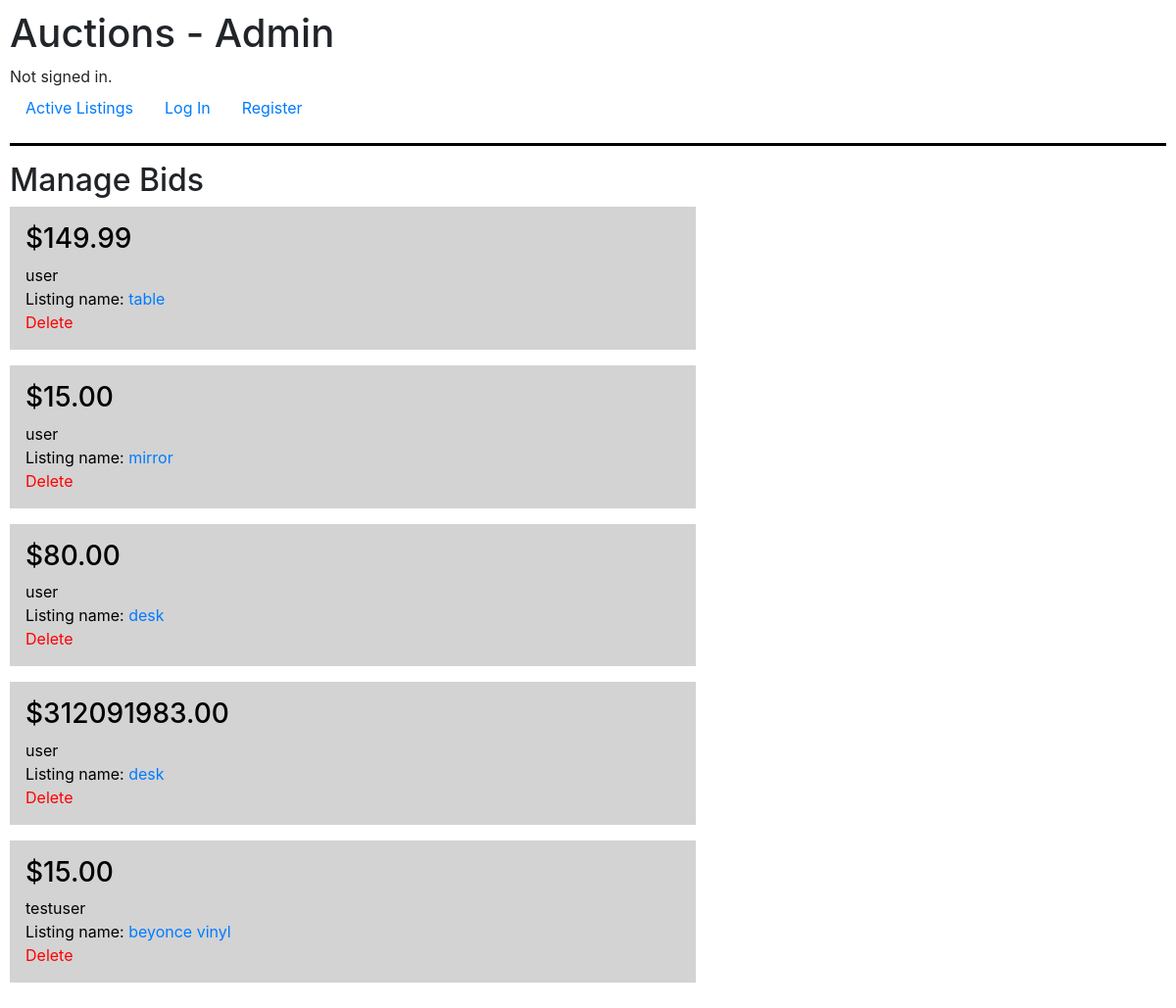
Before: /admin_bids with the older database file.
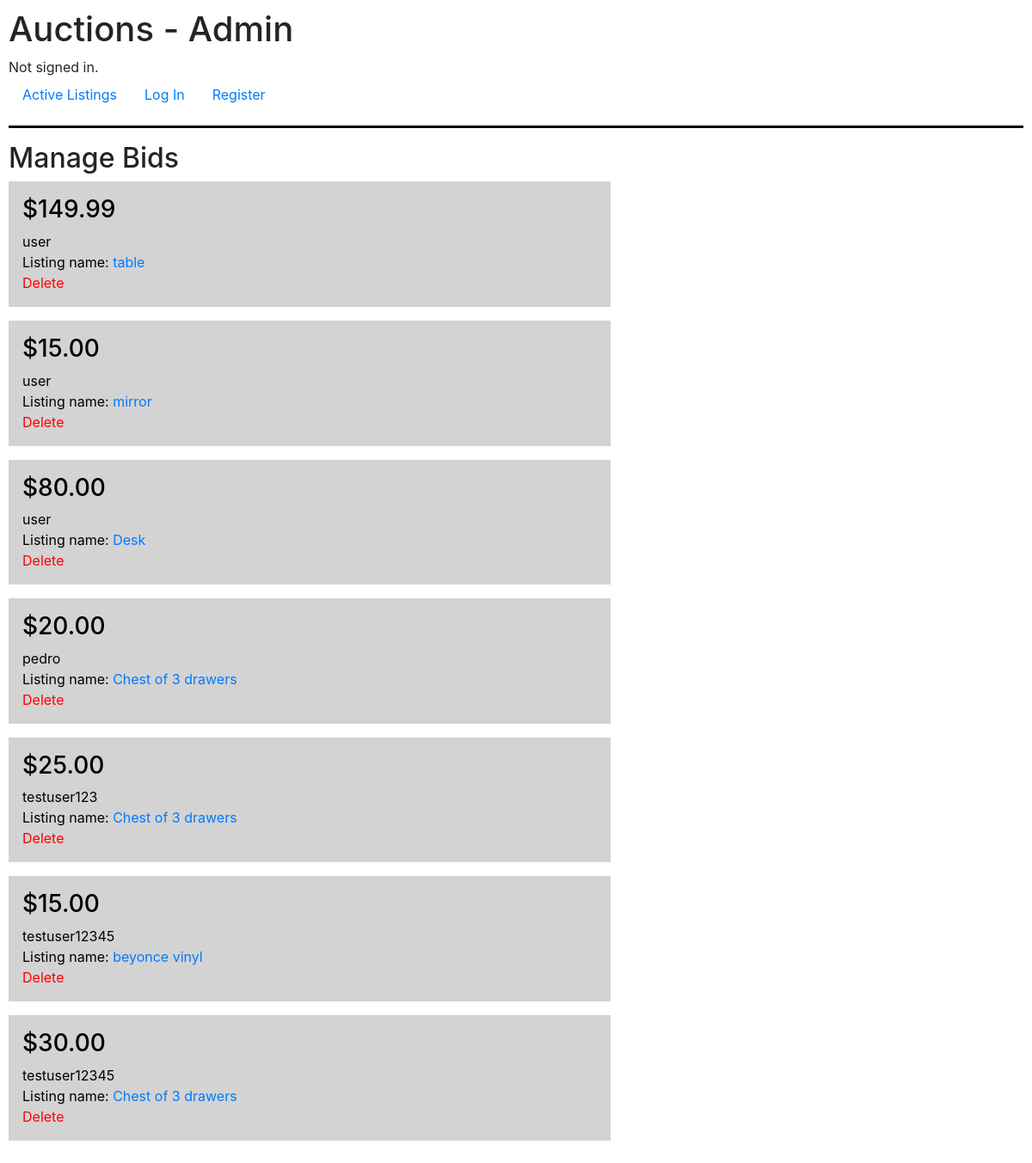
After: the same page with the newer database file.
### auctions/models.py (models this page shows)
class Bid(models.Model):
    user = models.ForeignKey(User, on_delete=models.CASCADE)
    listing = models.ForeignKey(Listing, on_delete=models.CASCADE)
    amount = models.FloatField()

class User(AbstractUser):
    pass

class Listing(models.Model):
    user = models.ForeignKey(User, on_delete=models.CASCADE)
    title = models.CharField(max_length=20)
    description = models.CharField(max_length=200)
    image = models.URLField(default="https://www.salonlfc.com/wp-content/uploads/2018/01/image-not-found-scaled-1150x647.png")
    category = models.ForeignKey(Category, on_delete=models.CASCADE)
    starting_bid = models.FloatField()
    current_bid = models.FloatField(default=starting_bid)
    start = models.DateTimeField(default=datetime.datetime.now())
    open = models.BooleanField(default=True)

### auctions/views.py (the view)
# urls.py: path("admin_bids", views.admin_bids, name="admin_bids"),
def admin_bids(request):
    return render(request, "admin/bids.html", {
        "bids" : Bid.objects.all()
    })

### auctions/templates/admin/bids.html
{% extends 'admin/layout.html' %}
{% block body %}
    <h2>Manage Bids</h2>
    {% for bid in bids %}
    <div class="management" style="color: black; text-decoration: none; background-color: lightgrey; padding: 1em; width: 700px; margin-bottom: 1em;">
        <h3>${{ bid.amount|floatformat:2 }}</h3>
        <span>{{ bid.user.username }}</span>
        <br>
        <span>Listing name: <a  href="listing/{{bid.listing.id}}">{{ bid.listing.title }}</a></span>
        <br>
        <a class="management-link" style="color: red;" href="deletebid/{{bid.id}}">Delete</a>
    </div>
    {% endfor %}
{% endblock %}

### auctions/templates/admin/layout.html (shortened to what this page needs)
{% load static %}
<!DOCTYPE html>
<html lang="en">
    <head>
        <link rel="stylesheet" href="https://stackpath.bootstrapcdn.com/bootstrap/4.4.1/css/bootstrap.min.css">
        <link href="{% static 'auctions/styles.css' %}" rel="stylesheet">
    </head>
    <body>
        <h1>Auctions - Admin</h1>
        <div>
            {% if user.is_authenticated %}
                Signed in as <strong>{{ user.username }}</strong>.
            {% else %}
                Not signed in.
            {% endif %}
        </div>
        <ul class="nav">
            <li class="nav-item">
                <a class="nav-link" href="{% url 'index' %}">Active Listings</a>
            </li>
            {% if user.is_authenticated %}
                <li class="nav-item">
                    <a class="nav-link" href="{% url 'categories' %}">Categories</a>
                </li>
                <li class="nav-item">
                    <a class="nav-link" href="{% url 'watchlist' %}">Watchlist</a>
                </li>
                <li class="nav-item">
                    <a class="nav-link" href="{% url 'create' %}">Create Listing</a>
                </li>
                <li class="nav-item">
                    <a class="nav-link" href="{% url 'logout' %}">Log Out</a>
                </li>
                <li class="nav-item" style="border-left: solid 1px lightblue;">
                    <a class="nav-link" href="{% url 'admin_listings' %}">Manage Listings</a>
                </li>
                <li class="nav-item">
                    <a class="nav-link" href="{% url 'admin_comments' %}">Manage Comments</a>
                </li>
                <li class="nav-item">
                    <a class="nav-link" href="{% url 'admin_bids' %}">Manage Bids</a>
                </li>
            {% else %}
                <li class="nav-item">
                    <a class="nav-link" href="{% url 'login' %}">Log In</a>
                </li>
                <li class="nav-item">
                    <a class="nav-link" href="{% url 'register' %}">Register</a>
                </li>
            {% endif %}
        </ul>
        <hr>
        {% block body %}
        {% endblock %}
    </body>
</html>

### auctions/static/auctions/styles.css (style rules this page uses)
body { padding: 10px; }
hr { height: 2px; background-color: black; }

Changed rows visible on the page:
removed Bid: amount "312091983.00", user.username "user", listing "desk"
removed Bid: amount "15.00", user.username "testuser", listing "beyonce vinyl"
changed through a linked row, Bid: listing "desk" → "Desk"
added Bid: amount "20.00", user.username "pedro", listing "Chest of 3 drawers"
added Bid: amount "25.00", user.username "testuser123", listing "Chest of 3 drawers"
added Bid: amount "15.00", user.username "testuser12345", listing "beyonce vinyl"
added Bid: amount "30.00", user.username "testuser12345", listing "Chest of 3 drawers"
